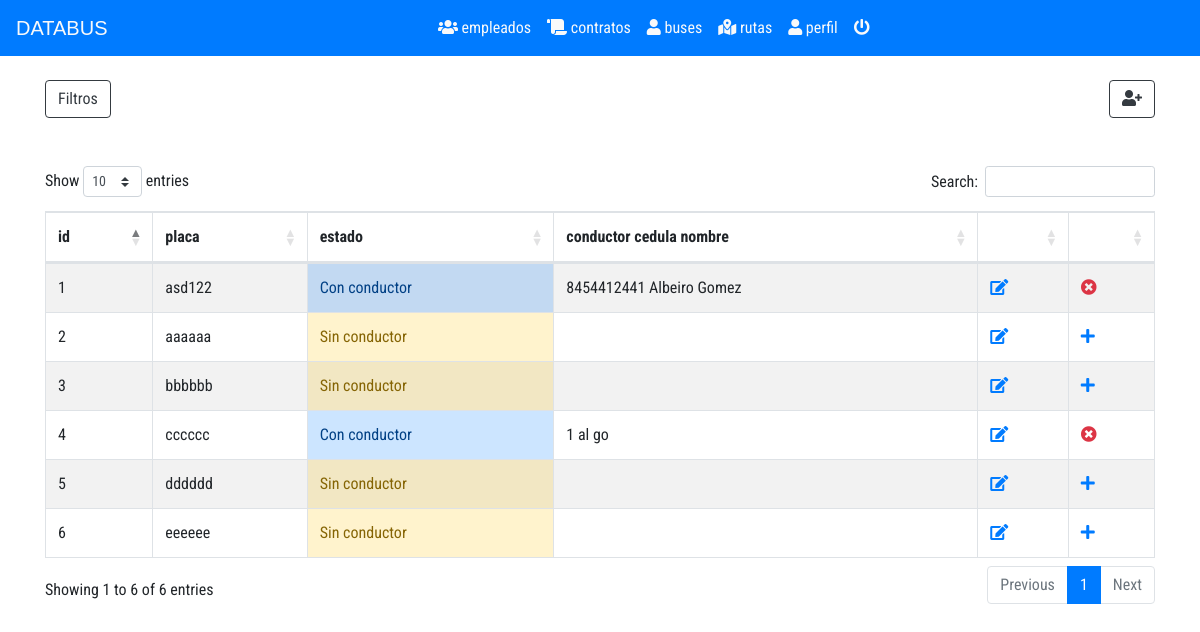
/mvc/view/layout/layouts/layout.php?menu=bus (signed in), run on the app's committed database.
### tables this page shows
create table bus
(
	id_bus int auto_increment primary key,
    placa varchar(6) unique,
    estado char (1) not null
);

create table detalle_bus_conductor
(
	id_detalle_bus_conductor int auto_increment primary key,
	bus int unique not null,
    conductor int unique not null,
    foreign key (bus) references bus(id_bus),
	foreign key (conductor) references contrato(id_contrato)
);

Create Table empleado
(
	id_empleado int auto_increment Not Null Primary Key,
    cedula varchar(10) unique,
	nombre varchar (30) Not Null,
	apellido varchar (30) Not Null,
	correo varchar (50) Not Null unique,
	telefono varchar (12) Not Null unique,
    cargo varchar(30) Not Null,
	estado boolean Not Null
);

### mvc/model/mysql.php (called while the page is built, shortened)
<?php
class db
{
	function __construct()
	{
		try
		{
			$this ->mysql= $this->getConnection();
		}
		catch(PDOException $ex)
		{
			echo $ex->getMessage ();
		}
	}
	private function getConnection()
	{
		$host="localhost";
		$port="3306";
		$user="root";
		$pass= "password";
		$database = "buses";
		$charset = "utf8";
		$opt = [PDO::ATTR_DEFAULT_FETCH_MODE => PDO:: FETCH_ASSOC];
		$pdo = new pdo("mysql:host={$host};port={$port};dbname={$database}; charset={$charset}",$user,$pass, $opt);
		$pdo->setAttribute(PDO::ATTR_ERRMODE, PDO::ERRMODE_EXCEPTION);
		return $pdo;
	}
}
?>

### mvc/view/bus.php (the view, shortened to what this page needs)
<?php
require_once('formularios/busregistrar.php');
?>
<br>
<div class="table-responsive">
  <table id="data_table_php" class="table table-striped table-bordered mydatatable" style="width: 100%">
    <thead>
      <tr>
        <th>id</th>
        <th>placa</th>
        <th>estado</th>
        <th>conductor cedula nombre</th>
        <th></th>
        <th></th>
      </tr>
    </thead>
    <?php
    $pdo = new db();
    $empleados = $pdo->mysql->query("select * from bus");
    foreach ($empleados as $empleado) {
      echo "<tr>
              <td>{$empleado['id_bus']}</td>
              <td>{$empleado['placa']}</td>
              <td ";
      if ($empleado['estado'] == '1') {
        echo " class='alert-warning'>Sin conductor";
      } elseif ($empleado['estado'] == '2') {
        echo " class='alert-primary'>Con conductor";
      } else {
        echo " class='alert-danger'>En reparacion";
      }
      echo "  </td>
              <td>";
      $buses = $pdo->mysql->query("select * from detalle_bus_conductor dbc, contrato c, empleado e, bus b where
                dbc.conductor=c.id_contrato and dbc.bus=b.id_bus and c.conductor=e.id_empleado and b.id_bus = '{$empleado['id_bus']}'");
      foreach ($buses as $bus) {
        echo " {$bus['cedula']} {$bus['nombre']} {$bus['apellido']}";
      }
      echo "</td><td><a title='Modificar' data-toggle='popover' data-trigger='hover'
      href='?menu=upbus&id={$empleado['id_bus']}'><i class='fas fa-edit'></i></a></td>
      <td><a data-toggle='popover' data-trigger='hover' ";
      if ($empleado['estado'] == '1') {
        echo "title='Asignar Bus' href='?menu=asbus&id={$empleado['id_bus']}'><i class='fas fa-plus'>";
      } elseif ($empleado['estado'] == '2') {
        echo "title='Quitar conductor' href='?menu=qubus&id={$empleado['id_bus']}'><i class='fas fa-times-circle btn-outline-danger'>";
      }else {
        echo "><i>";
      }
      echo "</i></a></td></tr>";
    }
    ?>
  </table>
</div>

### mvc/view/layout/css/css.css (style rules this page uses)
* { font-family: 'Roboto Condensed', sans-serif; }

### data on the page
bus: id_bus "1", placa "asd122", estado "Con conductor"
detalle_bus_conductor: empleado.cedula "8454412441", empleado.nombre "Albeiro", empleado.apellido "Gomez"
bus: id_bus "2", placa "aaaaaa", estado "Sin conductor"
bus: id_bus "3", placa "bbbbbb", estado "Sin conductor"
bus: id_bus "4", placa "cccccc", estado "Con conductor"
detalle_bus_conductor: empleado.cedula "1", empleado.nombre "al", empleado.apellido "go"
bus: id_bus "5", placa "dddddd", estado "Sin conductor"
bus: id_bus "6", placa "eeeeee", estado "Sin conductor"
